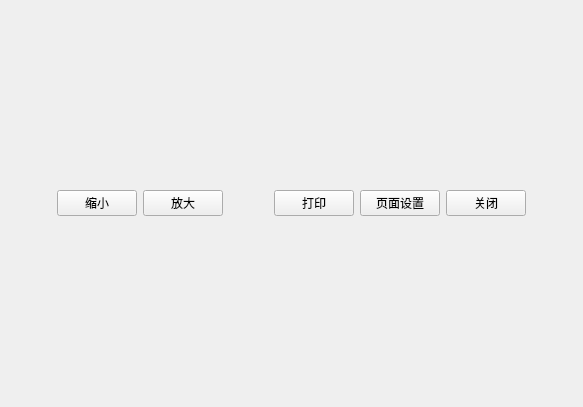
<?xml version="1.0" encoding="UTF-8"?>
<ui version="4.0">
 <class>previewPrint</class>
 <widget class="QWidget" name="previewPrint">
  <property name="geometry">
   <rect>
    <x>0</x>
    <y>0</y>
    <width>583</width>
    <height>407</height>
   </rect>
  </property>
  <property name="windowTitle">
   <string>Form</string>
  </property>
  <layout class="QVBoxLayout" name="verticalLayout_2" stretch="5,1">
   <item>
    <layout class="QVBoxLayout" name="verticalLayout"/>
   </item>
   <item>
    <layout class="QHBoxLayout" name="horizontalLayout">
     <item>
      <spacer name="horizontalSpacer">
       <property name="orientation">
        <enum>Qt::Horizontal</enum>
       </property>
       <property name="sizeHint" stdset="0">
        <size>
         <width>40</width>
         <height>20</height>
        </size>
       </property>
      </spacer>
     </item>
     <item>
      <widget class="QPushButton" name="deflate">
       <property name="text">
        <string>缩小</string>
       </property>
      </widget>
     </item>
     <item>
      <widget class="QPushButton" name="amplify">
       <property name="text">
        <string>放大</string>
       </property>
      </widget>
     </item>
     <item>
      <spacer name="horizontalSpacer_3">
       <property name="orientation">
        <enum>Qt::Horizontal</enum>
       </property>
       <property name="sizeHint" stdset="0">
        <size>
         <width>40</width>
         <height>20</height>
        </size>
       </property>
      </spacer>
     </item>
     <item>
      <widget class="QPushButton" name="print">
       <property name="text">
        <string>打印</string>
       </property>
      </widget>
     </item>
     <item>
      <widget class="QPushButton" name="pageSetup">
       <property name="text">
        <string>页面设置</string>
       </property>
      </widget>
     </item>
     <item>
      <widget class="QPushButton" name="close">
       <property name="text">
        <string>关闭</string>
       </property>
      </widget>
     </item>
     <item>
      <spacer name="horizontalSpacer_2">
       <property name="orientation">
        <enum>Qt::Horizontal</enum>
       </property>
       <property name="sizeHint" stdset="0">
        <size>
         <width>40</width>
         <height>20</height>
        </size>
       </property>
      </spacer>
     </item>
    </layout>
   </item>
  </layout>
 </widget>
 <resources/>
 <connections/>
</ui>
